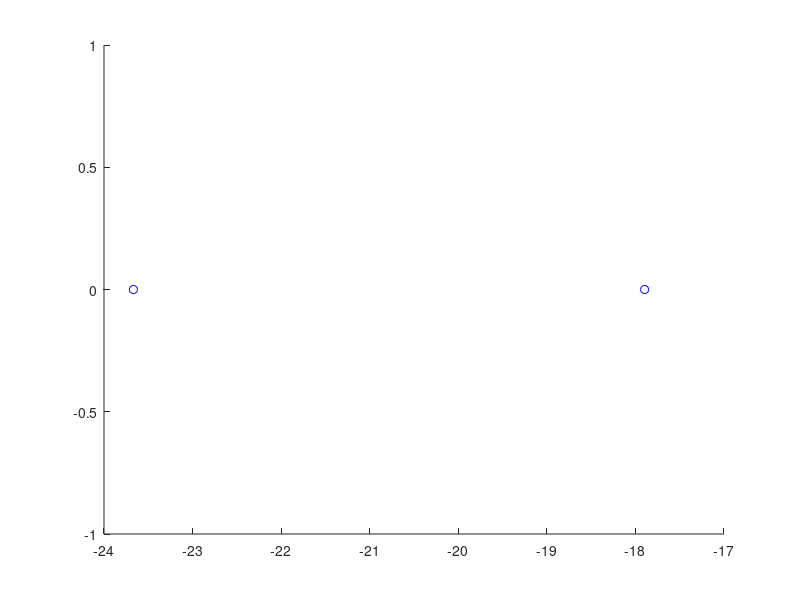

MATLAB code for this plot: (Note: this script raises an error after producing the figure.)
%short program applying theory from Bishop 1.2.4
%requires gauss.m

numbers = [2, 5, 10, 20, 50, 100, 200, 500, 1000, 2000, 5000, 10000, 100000, 1000000]; % sizes of the datasets created
A = []; % those vectors will be used later for plotting
B = [];
C = [];
D = [];
mean = 20; % mean and standard deviation of a gaussian used to create a dataset
std_dev = 5; 

for i = 1:length(numbers) % for each dataset size
  N = numbers(i);
  X_x = randn(1,N)*std_dev-mean; % data points are randomly choosen given a normal distribution with mean and variance = std_dev^2
  
  mi_ml = (1/N) *sum(X_x); % Bishop 1.55
  sig2_ml = 1/N * sum((X_x - mi_ml).^2); % Bishop 1.56
  sig2_mlunb = (N/(N-1))*sig2_ml; % Bishop 1.59

  %vectors will be used later for plotting
  A(i) = i;
  B(i) = mi_ml;
  C(i) = sig2_ml;
  D(i) = sig2_mlunb;
  
  %plotting sth similar to figure 1.15
  resolution = 500;
  gauss_x = linspace(-10*std_dev-mean,10*std_dev-mean,resolution);
  figure(i)
  hold on
  scatter(X_x, zeros(1, N), 'b');
  plot(gauss_x, gauss(mi_ml, sig2_ml, gauss_x), 'r');
  scatter(X_x, gauss(mi_ml, sig2_ml, X_x), 'r');
  plot(gauss_x, gauss(mi_ml, sig2_mlunb, gauss_x), 'g');
  scatter(X_x, gauss(mi_ml, sig2_mlunb, X_x), 'g');
  hold off

end

figure(length(numbers)+1)
hold on
scatter(A, B, 'b') % mean is blue
scatter(A, C, 'r') % sigma is red
scatter(A, D, 'g') % unbiased sigma is green
hold off
